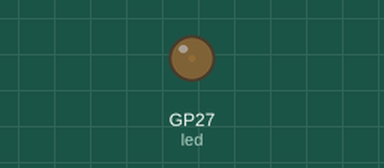
Simulated run of this program. Board: Raspberry Pi Pico running MicroPython. Parts: output pins drawn as LEDs (lit = HIGH). At 20.1 s the program stops and its outputs stay as they are.

Above: at 0.05 s.
At 1.95 s:
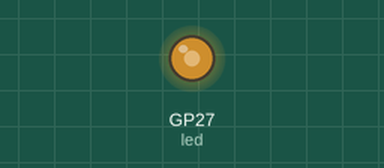
At 2.85 s:
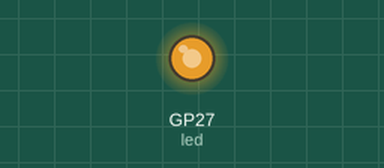
At 3.9 s:
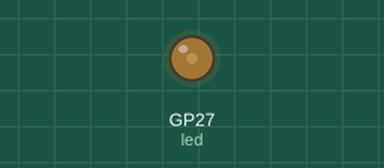
Timing chart, 0 to 6.7 s (numbered marks = the images above):
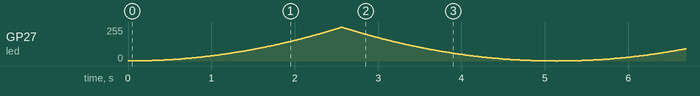

The program:

fading_LED1.py
```python
from machine import Pin, PWM
import utime

led = Pin(27) # GP27
pwm = PWM(led)

pwm.freq(1000)

# fade the led
duty = 0
direction = 1
for repeat in range(2000):
    duty += direction
    if duty > 255:
        duty = 255
        direction = -1
    elif duty < 0:
        duty = 0
        direction = 1
    pwm.duty_u16(duty * duty)
    utime.sleep(0.01)
```
